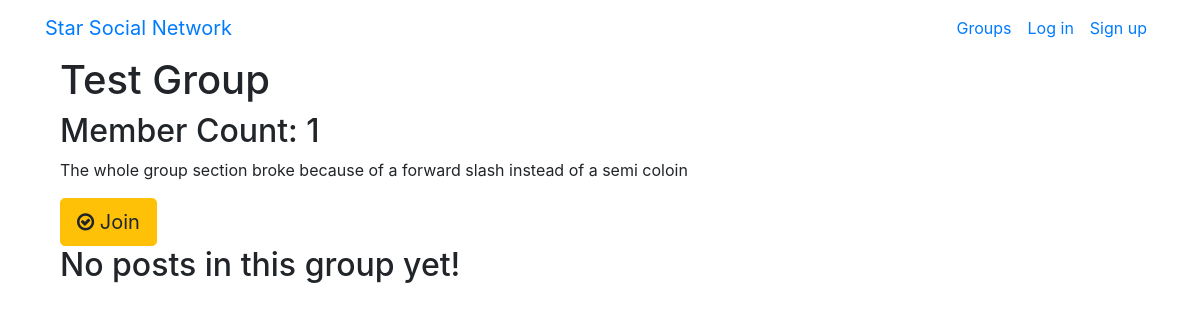
Before: /groups/posts/in/test-group/ with the older database file.
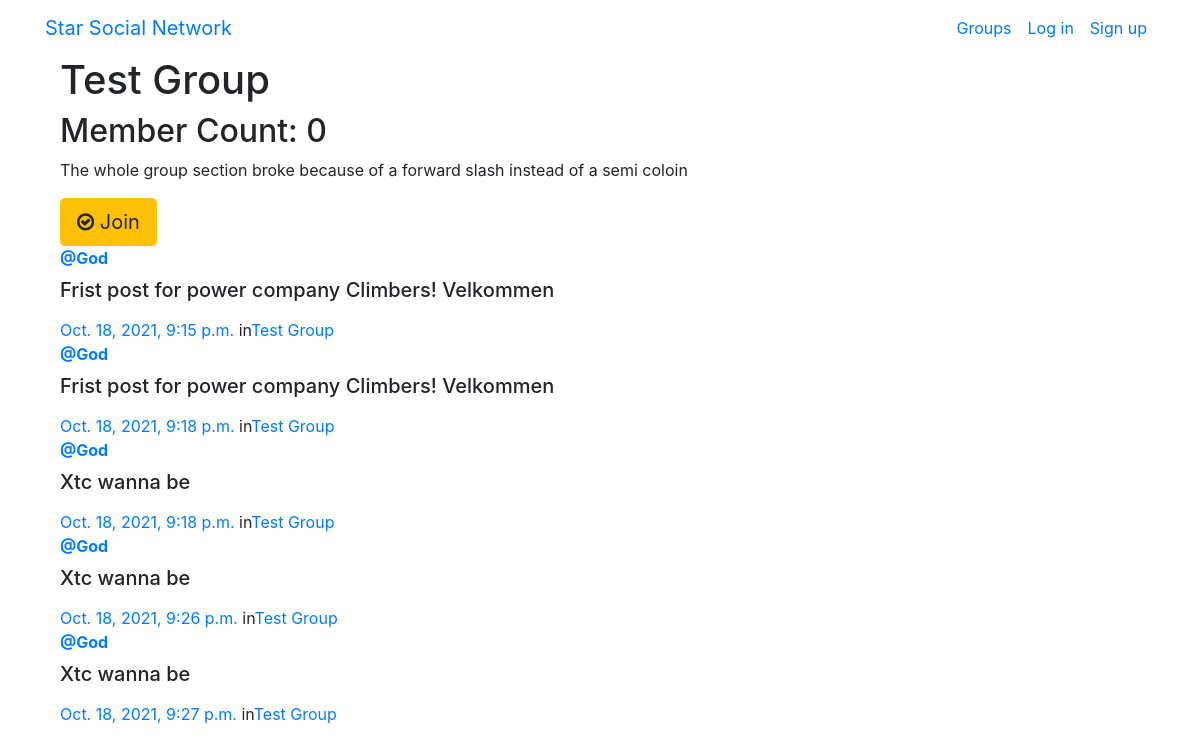
After: the same page with the newer database file.
### groups/models.py (models this page shows, shortened)
class Group(models.Model):
    name = models.CharField(max_length=255,unique=True)
    slug = models.SlugField(allow_unicode = True,unique=True)
    description = models.TextField(blank=True, default='')
    description_html = models.TextField(editable=False, default='',blank= True)
    members = models.ManyToManyField(User,through='GroupMember')

### posts/models.py (models this page shows, shortened)
class Post(models.Model):
    user = models.ForeignKey(User,related_name='posts',on_delete=models.CASCADE)
    created_at = models.DateTimeField(auto_now_add=True)
    message = models.TextField(blank=True,)
    message_html = models.TextField(editable=False)
    group = models.ForeignKey(Group,related_name='posts',null = True, blank=True,on_delete=models.CASCADE)

### groups/views.py (the view)
# urls.py: path("posts/in/<slug>/",views.SingleGroup.as_view(),name="single"),
class SingleGroup(generic.DetailView):
    model = Group

### groups/templates/groups/group_detail.html
{% extends "groups/group_base.html" %}
{% block pregroup %}
<div class="container">
  <h1>{{group.name}}</h1>
  <h2> Member Count: {{group.members.count}}</h2>
	<p>{{group.description|safe}}</p>
  <div class="content">
  	{% if user in group.members.all %}
  		<a href="{% url 'groups:leave' slug=group.slug %}" class="btn btn-lg btn-warning"><span class="fa fa-times-circle-o"></span> Leave</a>
  	{% else %}
  		<a href="{% url 'groups:join' slug=group.slug %}" class="btn btn-lg btn-warning"><span class="fa fa-check-circle-o"></span> Join</a>
  	{% endif %}
  </div>
</div>
{% endblock %}
{% block group_content %}
<div class="col-md-8">
	{% if group.posts.count == 0 %}
	<h2>No posts in this group yet!</h2>
	{% else %}
		{% for post in group.posts.all %}
			{% include "posts/_post.html" %}
		{% endfor %}
	{% endif %}
</div>
{% endblock %}

### posts/templates/posts/_post.html (shortened to what this page needs)
<div class="media">
	<div class="media-body">
		<a href="{% url 'posts:for_user' username=post.user.username %}"><strong >@{{ post.user.username }}</strong></a>
		<h5 class="media-heading pt-2">{{ post.message_html|safe }}</h5>
			<time class="time"><a href="{% url 'posts:single' username=post.user.username pk=post.pk %}">{{ post.created_at }}</a></time>
			{% if post.group %}
			<span class="group-name">in<a href="#">{{ post.group.name }}</a></span>
			{% endif %}
	</div>
</div>

Changed rows visible on the page:
computed for Group "Test Group": members.count "1" → "0"
added Post: user.username "God", message_html "Frist post for power company Climbers! Velkommen", created_at "Oct. 18, 2021, 9:15 p.m.", group.name "Test Group"
added Post: user.username "God", message_html "Frist post for power company Climbers! Velkommen", created_at "Oct. 18, 2021, 9:18 p.m.", group.name "Test Group"
added Post: user.username "God", message_html "Xtc wanna be", created_at "Oct. 18, 2021, 9:18 p.m.", group.name "Test Group"
added Post: user.username "God", message_html "Xtc wanna be", created_at "Oct. 18, 2021, 9:26 p.m.", group.name "Test Group"
added Post: user.username "God", message_html "Xtc wanna be", created_at "Oct. 18, 2021, 9:27 p.m.", group.name "Test Group"
Other visible differences:
text no longer shown: "No posts in this group yet!"
